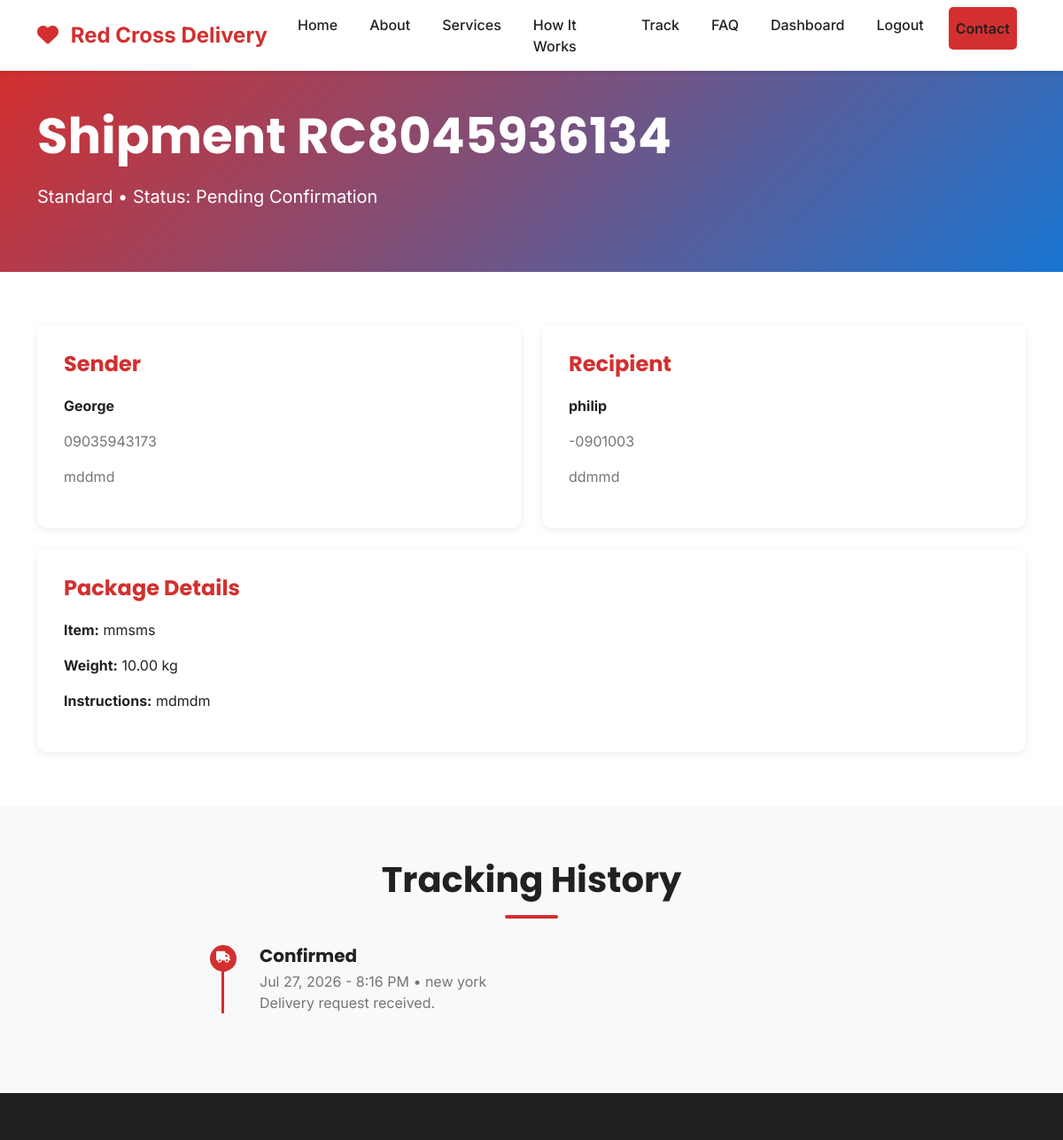
Page /shipping/shipment/RC8045936134/ (signed in, upper part) on the earlier database version.
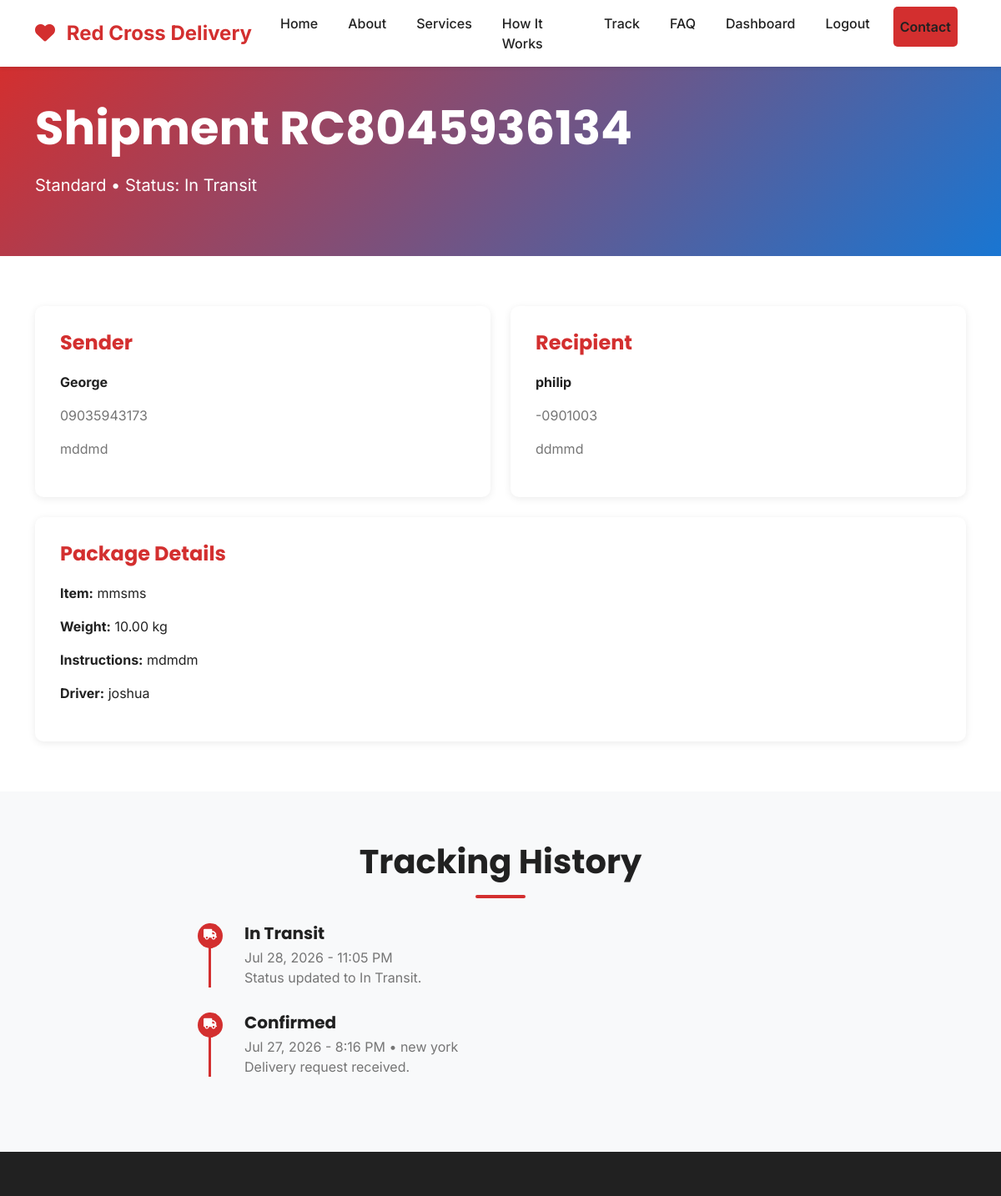
Same page on the later database version.
### shipping/models.py (models this page shows, shortened)
class Shipment(models.Model):
    SERVICE_STANDARD = "standard"
    SERVICE_EXPRESS = "express"
    SERVICE_TEMPERATURE = "temperature"
    SERVICE_HAZMAT = "hazmat"
    SERVICE_CHOICES = [
        (SERVICE_STANDARD, "Standard"),
        (SERVICE_EXPRESS, "Express"),
        (SERVICE_TEMPERATURE, "Temperature Controlled"),
        (SERVICE_HAZMAT, "Hazmat / Special"),
    ]
    STATUS_PENDING = "pending"
    STATUS_CONFIRMED = "confirmed"
    STATUS_PICKED_UP = "picked_up"
    STATUS_IN_TRANSIT = "in_transit"
    STATUS_OUT_FOR_DELIVERY = "out_for_delivery"
    STATUS_DELIVERED = "delivered"
    STATUS_CANCELLED = "cancelled"
    STATUS_CHOICES = [
        (STATUS_PENDING, "Pending Confirmation"),
        (STATUS_CONFIRMED, "Confirmed"),
        (STATUS_PICKED_UP, "Picked Up"),
        (STATUS_IN_TRANSIT, "In Transit"),
        (STATUS_OUT_FOR_DELIVERY, "Out for Delivery"),
        (STATUS_DELIVERED, "Delivered"),
        (STATUS_CANCELLED, "Cancelled"),
    ]
    tracking_number = models.CharField(
        max_length=20, unique=True, editable=False, default=generate_tracking_number
    )
    customer = models.ForeignKey(
        settings.AUTH_USER_MODEL, on_delete=models.CASCADE, related_name="shipments"
    )
    service_type = models.CharField(max_length=20, choices=SERVICE_CHOICES, default=SERVICE_STANDARD)
    status = models.CharField(max_length=20, choices=STATUS_CHOICES, default=STATUS_PENDING)
    sender_name = models.CharField(max_length=150)
    sender_phone = models.CharField(max_length=20)
    pickup_address = models.TextField()
    pickup_latitude = models.DecimalField(max_digits=10, decimal_places=7, blank=True, null=True)
    pickup_longitude = models.DecimalField(max_digits=10, decimal_places=7, blank=True, null=True)
    recipient_name = models.CharField(max_length=150)
    recipient_phone = models.CharField(max_length=20)
    delivery_address = models.TextField()
    delivery_latitude = models.DecimalField(max_digits=10, decimal_places=7, blank=True, null=True)
    delivery_longitude = models.DecimalField(max_digits=10, decimal_places=7, blank=True, null=True)
    item_description = models.CharField(max_length=255)
    weight_kg = models.DecimalField(max_digits=6, decimal_places=2, blank=True, null=True)
    special_instructions = models.TextField(blank=True)
    preferred_date = models.DateField(blank=True, null=True)
    estimated_cost = models.DecimalField(max_digits=8, decimal_places=2, blank=True, null=True)
    assigned_driver = models.CharField(max_length=150, blank=True)
    created_at = models.DateTimeField(auto_now_add=True)
    updated_at = models.DateTimeField(auto_now=True)
    class Meta:
        ordering = ["-created_at"]

class ShipmentEvent(models.Model):
    shipment = models.ForeignKey(Shipment, on_delete=models.CASCADE, related_name="events")
    status = models.CharField(max_length=20, choices=Shipment.STATUS_CHOICES)
    location = models.CharField(max_length=150, blank=True)
    note = models.CharField(max_length=255, blank=True)
    timestamp = models.DateTimeField(auto_now_add=True)
    class Meta:
        ordering = ["-timestamp"]

### shipping/views.py (the view)
# urls.py: path("shipment/<str:tracking_number>/", views.shipment_detail, name="shipment_detail"),
@login_required
def shipment_detail(request, tracking_number):
    shipment = get_object_or_404(
        Shipment, tracking_number=tracking_number, customer=request.user
    )
    return render(request, "shipping/shipment_detail.html", {
        "shipment": shipment, "page_title": f"Shipment {shipment.tracking_number}"
    })

### shipping/templates/shipping/shipment_detail.html (shortened to what this page needs)
{% extends 'base.html' %}
{% block extra_css %}
<link rel="stylesheet" href="https://unpkg.com/leaflet@1.9.4/dist/leaflet.css" />
{% endblock %}
{% block content %}
<section class="hero" style="padding: 40px 0;">
    <div class="container">
        <h1>Shipment {{ shipment.tracking_number }}</h1>
        <p>{{ shipment.get_service_type_display }} &bull; Status: {{ shipment.get_status_display }}</p>
    </div>
</section>
<section>
    <div class="container">
        <div class="row g-4">
            <div class="col-lg-6">
                <div
                    style="background: white; padding: 30px; border-radius: 10px; box-shadow: 0 2px 10px rgba(0,0,0,0.08);">
                    <h4 style="margin-bottom: 20px; color: var(--primary-color);">Sender</h4>
                    <p><strong>{{ shipment.sender_name }}</strong></p>
                    <p style="color: var(--text-light);">{{ shipment.sender_phone }}</p>
                    <p style="color: var(--text-light);">{{ shipment.pickup_address }}</p>
                </div>
            </div>
            <div class="col-lg-6">
                <div
                    style="background: white; padding: 30px; border-radius: 10px; box-shadow: 0 2px 10px rgba(0,0,0,0.08);">
                    <h4 style="margin-bottom: 20px; color: var(--primary-color);">Recipient</h4>
                    <p><strong>{{ shipment.recipient_name }}</strong></p>
                    <p style="color: var(--text-light);">{{ shipment.recipient_phone }}</p>
                    <p style="color: var(--text-light);">{{ shipment.delivery_address }}</p>
                </div>
            </div>
        </div>
        <div class="row mt-4">
            <div class="col-12">
                <div
                    style="background: white; padding: 30px; border-radius: 10px; box-shadow: 0 2px 10px rgba(0,0,0,0.08);">
                    <h4 style="margin-bottom: 20px; color: var(--primary-color);">Package Details</h4>
                    <p><strong>Item:</strong> {{ shipment.item_description }}</p>
                    {% if shipment.weight_kg %}
                    <p><strong>Weight:</strong> {{ shipment.weight_kg }} kg</p>
                    {% endif %}
                    {% if shipment.special_instructions %}
                    <p><strong>Instructions:</strong> {{ shipment.special_instructions }}</p>
                    {% endif %}
                    {% if shipment.assigned_driver %}
                    <p><strong>Driver:</strong> {{ shipment.assigned_driver }}</p>
                    {% endif %}
                </div>
            </div>
        </div>
    </div>
</section>
<section class="bg-light">
    <div class="container">
        <h2 class="section-title">Tracking History</h2>
        <div style="max-width: 700px; margin: 0 auto;">
            {% for event in shipment.events.all %}
            <div
                style="padding-left: 40px; border-left: 3px solid var(--primary-color); position: relative; margin-bottom: 30px;">
                <div
                    style="position: absolute; left: -16px; top: 0; width: 30px; height: 30px; background-color: var(--primary-color); border-radius: 50%; display: flex; align-items: center; justify-content: center; color: white;">
                    <i class="fas fa-truck" style="font-size: 0.8rem;"></i>
                </div>
                <h5 style="margin-bottom: 5px;">{{ event.get_status_display }}</h5>
                <p style="color: var(--text-light); margin-bottom: 0;">
                    {{ event.timestamp|date:"M d, Y - g:i A" }}
                    {% if event.location %}&bull; {{ event.location }}{% endif %}
                </p>
                {% if event.note %}
                <p style="color: var(--text-light); margin-bottom: 0;">{{ event.note }}</p>
                {% endif %}
            </div>
            {% endfor %}
        </div>
    </div>
</section>
{% endblock %}

Differences in the rows shown:
changed Shipment "RC8045936134": status "Pending Confirmation" → "In Transit"; assigned_driver (not shown) → "joshua"
added ShipmentEvent: status "In Transit", timestamp "Jul 28, 2026 - 11:05 PM", note "Status updated to In Transit."
Other differences:
text now shown: "Driver:"
